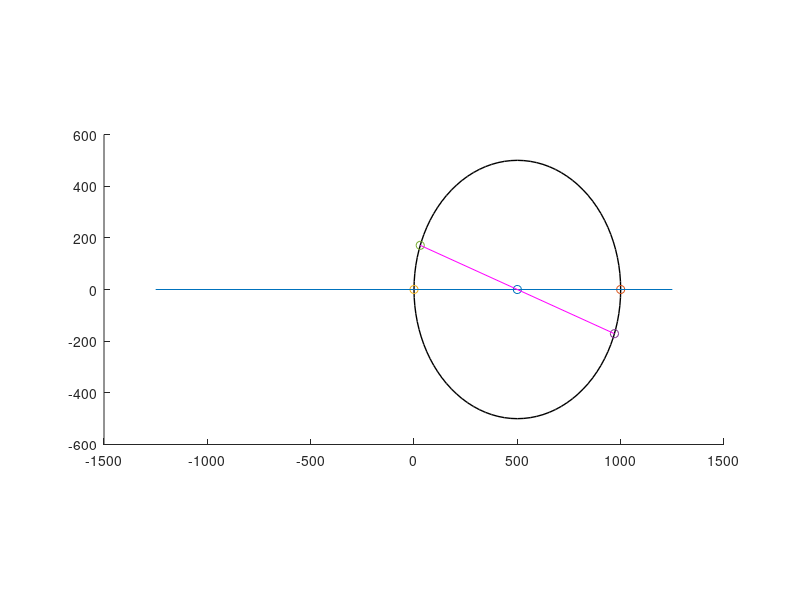

The MATLAB source for this figure:
%% State of stress
clear;
close all;
clc;
%Original state of stress, (sxx, txy, syy)
sxx = 1000.;
syy = 0;
txy = 0;
x = [sxx; -txy];
y = [syy; txy];
t = -10; %Angle through which original state of stress is rotated
         %in degree. Negative=clockws, positive=counterc/w
         % MATLAB needs angles in radian.  This can be circumvented by
         % using sind() or cosd()....
%twoTheta=deg2rad(2*t);
twoTheta = 2*t*pi/180;
twoTheta = 2*t; %degree
th = 0:pi/50:2*pi;
r=sqrt((0.5*(sxx-syy))^2 + txy^2);
%Average value of stress OR center of circle
x_cen=0.5*(sxx + syy);
y_cen=0.;
s_ave = x_cen;
%% Mohrs circle with original state of stress
r=sqrt((0.5*(sxx-syy))^2 + txy^2); %Radius of Mohr's circle
s_1 = s_ave+r; %principal stress
s_2 = s_ave-r; %principal stress
%Creating the circle
xunit = r * cos(th) + x_cen;
yunit = r * sin(th) + y_cen;
hold on;
plot(xunit, yunit, 'k', 'Linewidth', 1);
scatter(x_cen, y_cen);

%Plotting the original plane of stress on the circle
scatter(x(1), x(2))
scatter(y(1), y(2))
line([x(1), y(1)],[x(2), y(2)],'LineWidth',0.2,...
   'Color',[1,0,0],'LineStyle','-')

line([-1.25*max(s_1,s_2), 1.25*max(s_1,s_2)],[0,0],'LineStyle','-','LineWidth',0.2)
%% Rotation of original state of stress through theta (twoTheta in "Mohr's circle world").
x_prime_x = (x(1)-x_cen)*cosd(twoTheta) - (x(2) - y_cen)*sind(twoTheta) + x_cen;
x_prime_y = (x(1)-x_cen)*sind(twoTheta) + (x(2) - y_cen)*cosd(twoTheta) + y_cen;

y_prime_x = (y(1)-x_cen)*cosd(twoTheta) - (y(2) - y_cen)*sind(twoTheta) + x_cen;
y_prime_y = (y(1)-x_cen)*sind(twoTheta) + (y(2) - y_cen)*cosd(twoTheta) + y_cen;
hold on;
scatter(x_prime_x, x_prime_y)
scatter(y_prime_x, y_prime_y)

line([x_prime_x, y_prime_x],[x_prime_y, y_prime_y],'LineWidth',0.2,...
   'Color',[1,0,1],'LineStyle','-')
   pbaspect([2 1 1])
%eof